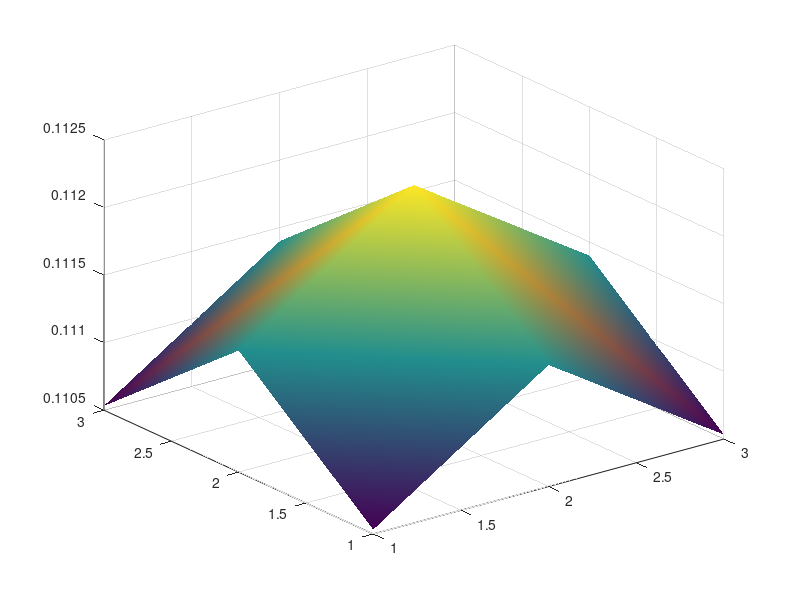

This chart was generated by the following MATLAB code:
h1 = fspecial('gaussian', 3, 8);
h2 = fspecial('gaussian', 6, 8);
h3 = fspecial('gaussian', 9, 8);
H1 = fspecial('gaussian', 9, 3);
H2 = fspecial('gaussian', 9, 6);
H3 = fspecial('gaussian', 9, 9);
%plot(h);
surf(h1);
shading interp;
%subplot('position',[x,y,w,h])